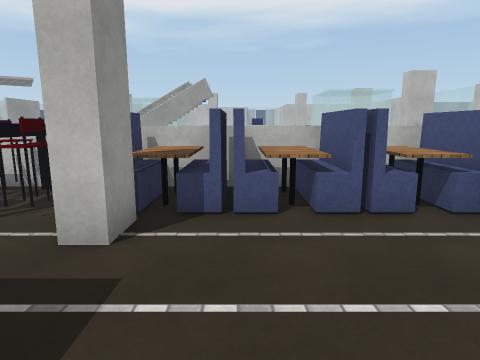
[1] (above)

24 first-person views from a walk through a Unity game level. The camera is 1.4 m above the floor, tilts 10° down and sees 75° across. The floor is counted in squares, 1 m on a side. Each view is taken from the middle of a square. On the plan, view 1 faces up. The plan holds only what a view shows up to about 14 squares ahead; the rest is blank. The place goes on beyond the plan. The player character is not drawn. Surface patterns are stand-ins for the level's own textures.

[2]
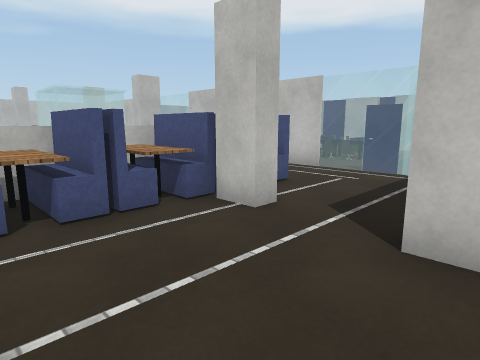

[3]
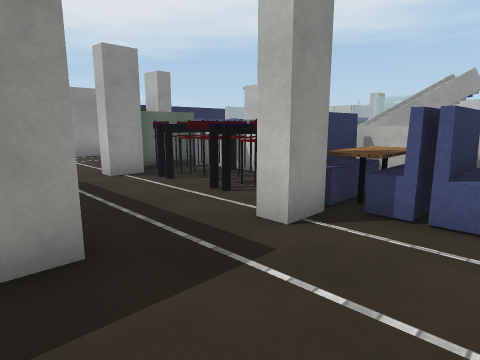

[4]
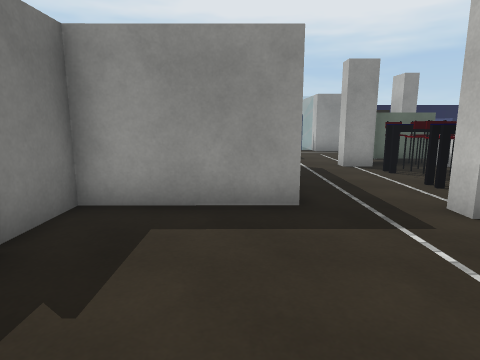

[5]
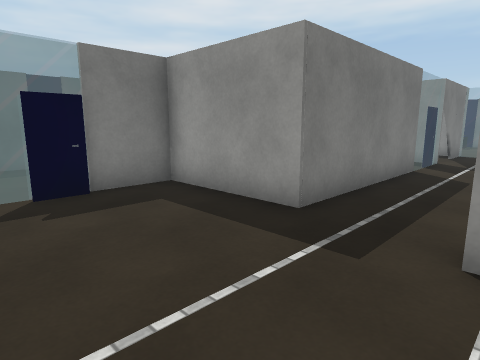

[6]
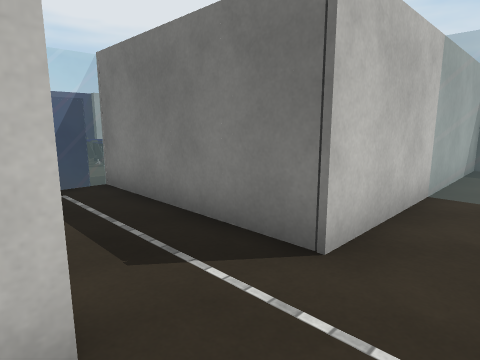

[7]
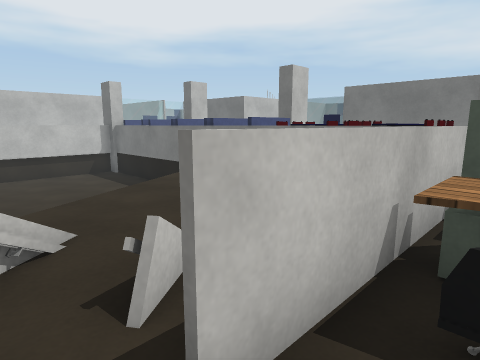

[8]
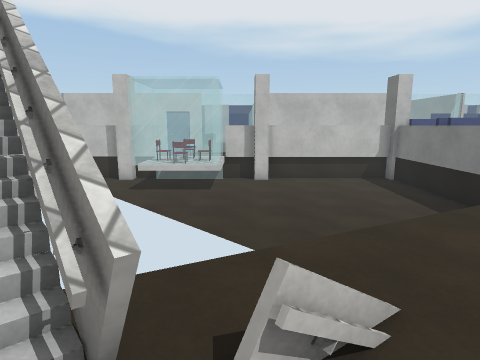

[9]
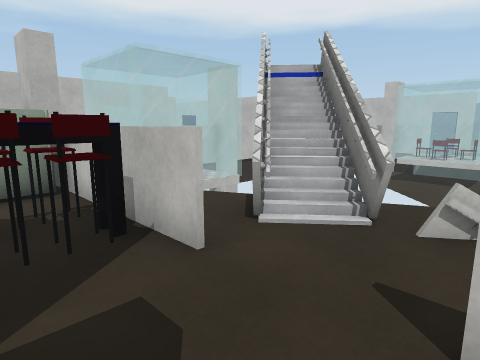

[10]
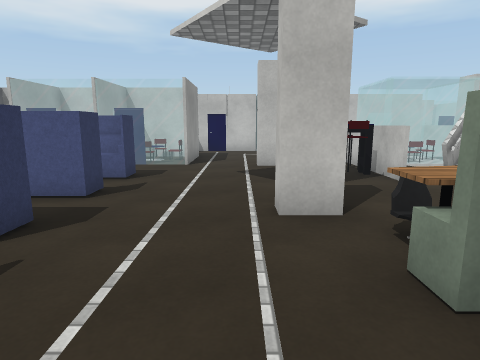

[11]
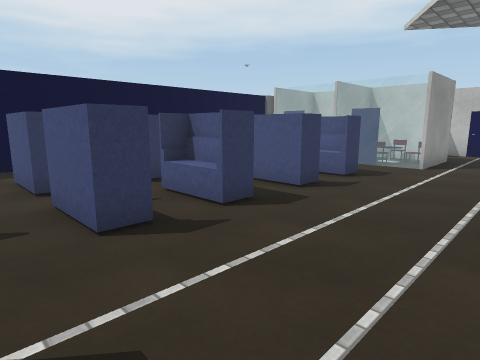

[12]
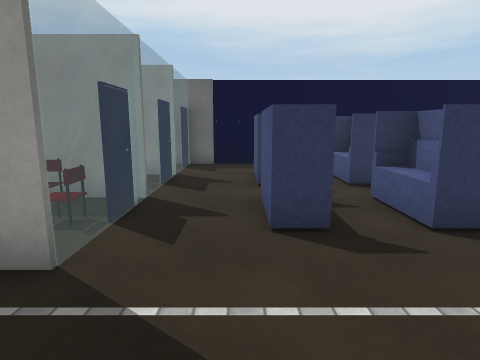

[13]
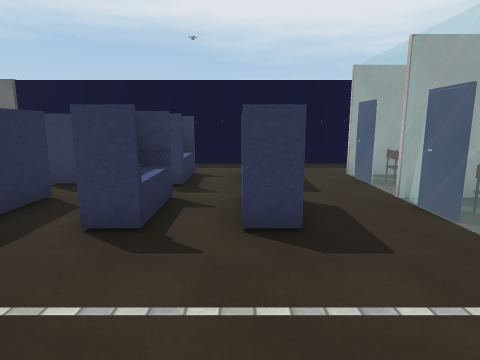

[14]
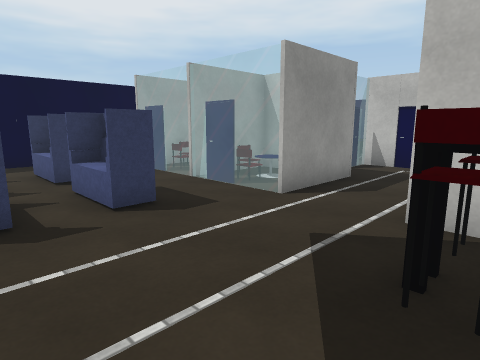

[15]
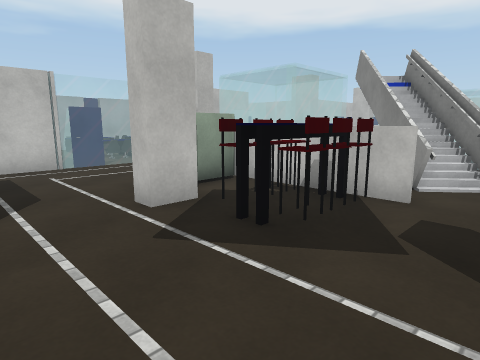

[16]
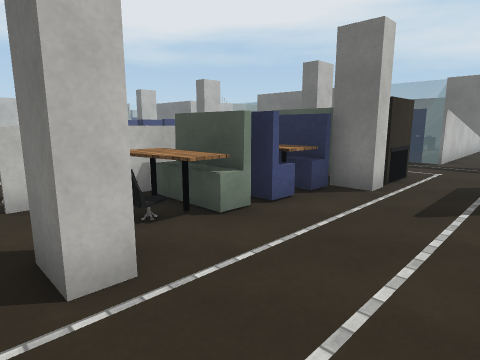

[17]
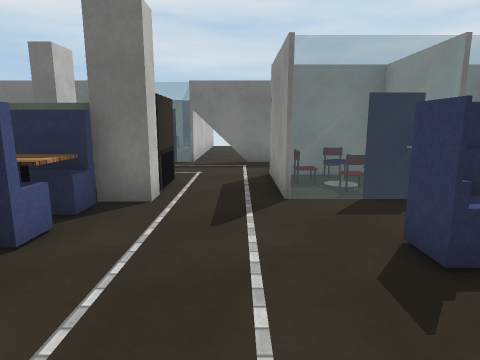

[18]
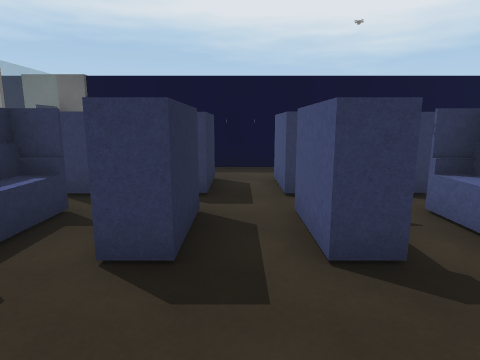

[19]
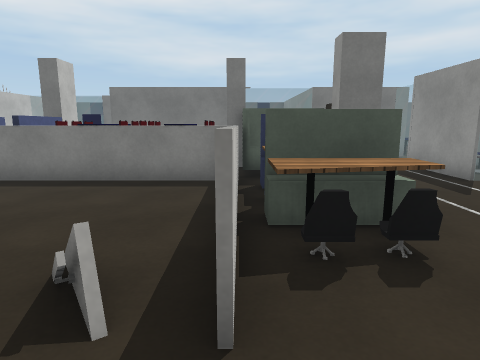

[20]
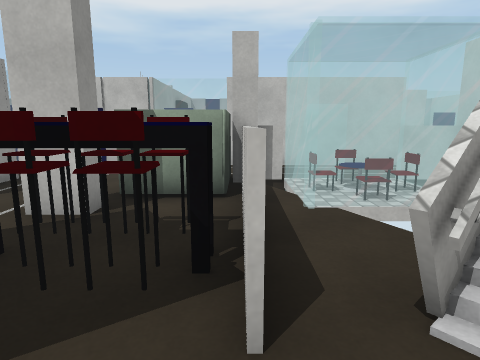

[21]
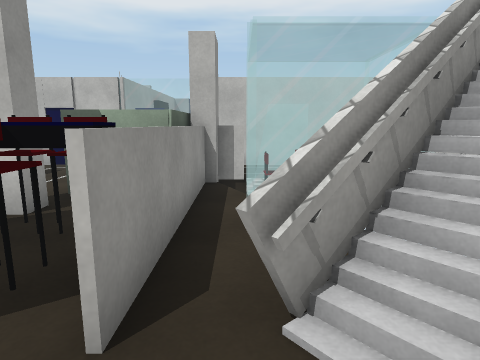

[22]
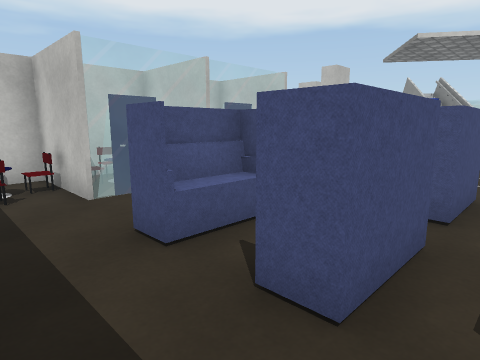

[23]
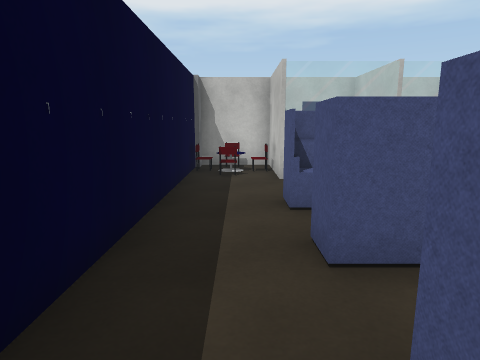

[24]
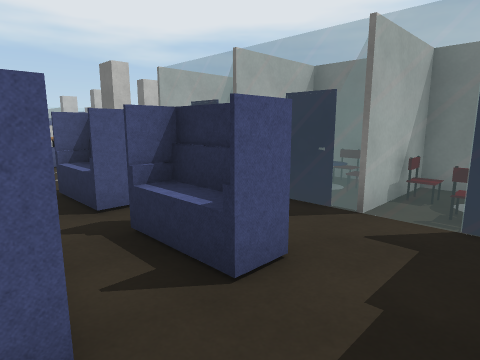

### Floor plan
Key: @ floor where view 1 was taken; # wall or solid block; x gap in a wall; . main floor; : floor 0.5 m higher than the main floor; = window, fence, low wall or low ledge; ^ raised ledge; v drop or lower ground; C chair; T table; S sofa; O other object.
Columns run from 23 left of view 1 to 12 right of it. Each row starts with its distance up from view 1.
 27              .CO
 26        OO    ...
 25         =####==#######
 24         =............
 23          ..... .....
 22 #####C##O#...^ #==C==###
 21 #O:OOO OOO...  #=COC          =
 20 #.O#CO#CO#...^^#==C=#        v=
 19 #..=======..##.#====#      vvv#
 18 #............CC#..###     vv===
 17 #..SS.SSS...CCC#.###     vv=O==
 16 #..SSSSSS....CC#x##     vvvCOOO
 15 #..SSSSSS........###   vvvv=O==
 14 #..SSSSSS........==.  vvvvvvvv=
 13 #...........#..#=##.  vvvvvvvv#
 12 #..SSSSSS....CC## ..x vvvvvvvv=
 11 # ...........OO#.....v vvvvvvv=
 10 #..SSSSSS....SS#.....v  vvvvvv=
  9 #............SS#.....   vvvvvv=
  8 ##...........SS#......   vvvvv=
  7  #C== ==C=..####O#C############  # O
  6   OCOO COC..#  ^COCTOSSSSSSSSS...#.C
  5    #OC#CC#..#  ^CCCTCSSSSSSSSS...=.
  4   ########.... #.....#.....#.....=
  3          ........................=
  2          ........................=
  1         ####===#######.....######=
  0           ..#.       #.@...#
 -1           ..#.       #... .#
 -2            .#        #... .#
 -3             #        ##== =#
 -4                        .. .#
 -5                            #

Where each view was taken, in squares from view 1:
view 1: 0 up, 0 right, facing up
view 2: 0 up, 0 right, facing up-right
view 3: 0 up, 1 right, facing up-left
view 4: 0 up, 3 right, facing left
view 5: 4 up, 2 right, facing down-left
view 6: 4 up, 2 right, facing down-right
view 7: 14 up, 9 left, facing down-right
view 8: 14 up, 7 left, facing right
view 9: 13 up, 10 left, facing up-right
view 10: 8 up, 12 left, facing up
view 11: 8 up, 11 left, facing up-left
view 12: 9 up, 11 left, facing left
view 13: 16 up, 11 left, facing left
view 14: 14 up, 10 left, facing up-left
view 15: 14 up, 14 left, facing up-right
view 16: 14 up, 14 left, facing down-right
view 17: 13 up, 13 left, facing down
view 18: 13 up, 12 left, facing left
view 19: 15 up, 8 left, facing down
view 20: 14 up, 8 left, facing up
view 21: 14 up, 7 left, facing up
view 22: 13 up, 22 left, facing up-right
view 23: 11 up, 21 left, facing up
view 24: 12 up, 22 left, facing down-right
